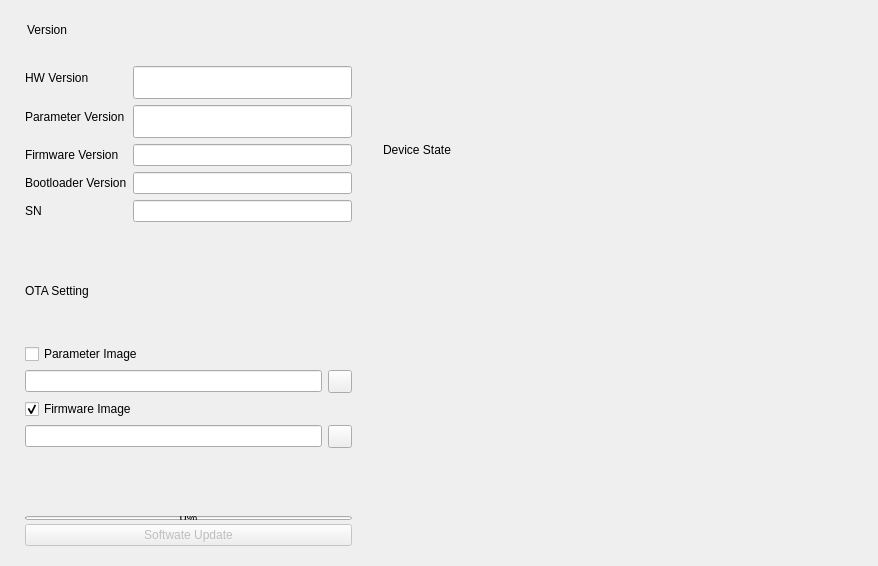
       <widget class="QWidget" name="MCU_TAB">
        <attribute name="title">
         <string>Controller</string>
        </attribute>
        <layout class="QHBoxLayout" name="horizontalLayout_13">
         <item>
          <widget class="CardWidget" name="SettingCard_2">
           <property name="sizePolicy">
            <sizepolicy hsizetype="Preferred" vsizetype="Expanding">
             <horstretch>0</horstretch>
             <verstretch>0</verstretch>
            </sizepolicy>
           </property>
           <property name="minimumSize">
            <size>
             <width>350</width>
             <height>0</height>
            </size>
           </property>
           <property name="maximumSize">
            <size>
             <width>400</width>
             <height>16777215</height>
            </size>
           </property>
           <property name="styleSheet">
            <string notr="true"/>
           </property>
           <layout class="QVBoxLayout" name="verticalLayout_5">
            <item>
             <layout class="QVBoxLayout" name="verticalLayout_13">
              <item>
               <layout class="QHBoxLayout" name="horizontalLayout_9">
                <property name="leftMargin">
                 <number>5</number>
                </property>
                <item>
                 <spacer name="horizontalSpacer_11">
                  <property name="orientation">
                   <enum>Qt::Horizontal</enum>
                  </property>
                  <property name="sizeType">
                   <enum>QSizePolicy::Fixed</enum>
                  </property>
                  <property name="sizeHint" stdset="0">
                   <size>
                    <width>2</width>
                    <height>20</height>
                   </size>
                  </property>
                 </spacer>
                </item>
                <item>
                 <widget class="StrongBodyLabel" name="ParamConfLabel_2">
                  <property name="text">
                   <string>Version</string>
                  </property>
                 </widget>
                </item>
                <item>
                 <spacer name="horizontalSpacer_7">
                  <property name="orientation">
                   <enum>Qt::Horizontal</enum>
                  </property>
                  <property name="sizeHint" stdset="0">
                   <size>
                    <width>40</width>
                    <height>20</height>
                   </size>
                  </property>
                 </spacer>
                </item>
               </layout>
              </item>
              <item>
               <layout class="QVBoxLayout" name="verticalLayout_7">
                <property name="leftMargin">
                 <number>5</number>
                </property>
                <property name="topMargin">
                 <number>10</number>
                </property>
                <item>
                 <layout class="QFormLayout" name="formLayout_2">
                  <property name="topMargin">
                   <number>10</number>
                  </property>
                  <property name="bottomMargin">
                   <number>10</number>
                  </property>
                  <item row="0" column="0">
                   <widget class="BodyLabel" name="BodyLabel_PID_2">
                    <property name="sizePolicy">
                     <sizepolicy hsizetype="Expanding" vsizetype="Preferred">
                      <horstretch>0</horstretch>
                      <verstretch>0</verstretch>
                     </sizepolicy>
                    </property>
                    <property name="minimumSize">
                     <size>
                      <width>0</width>
                      <height>0</height>
                     </size>
                    </property>
                    <property name="maximumSize">
                     <size>
                      <width>16777215</width>
                      <height>16777215</height>
                     </size>
                    </property>
                    <property name="text">
                     <string>HW Version</string>
                    </property>
                   </widget>
                  </item>
                  <item row="0" column="1">
                   <widget class="LineEdit" name="HWVersion_2">
                    <property name="sizePolicy">
                     <sizepolicy hsizetype="Expanding" vsizetype="Fixed">
                      <horstretch>0</horstretch>
                      <verstretch>0</verstretch>
                     </sizepolicy>
                    </property>
                    <property name="minimumSize">
                     <size>
                      <width>180</width>
                      <height>33</height>
                     </size>
                    </property>
                    <property name="text">
                     <string/>
                    </property>
                    <property name="readOnly">
                     <bool>true</bool>
                    </property>
                    <property name="clearButtonEnabled">
                     <bool>false</bool>
                    </property>
                   </widget>
                  </item>
                  <item row="2" column="0">
                   <widget class="BodyLabel" name="BodyLabel_4">
                    <property name="text">
                     <string>Firmware Version</string>
                    </property>
                   </widget>
                  </item>
                  <item row="2" column="1">
                   <widget class="LineEdit" name="FirmwareVersion_2">
                    <property name="readOnly">
                     <bool>true</bool>
                    </property>
                   </widget>
                  </item>
                  <item row="3" column="0">
                   <widget class="BodyLabel" name="BodyLabel_5">
                    <property name="text">
                     <string>Bootloader Version</string>
                    </property>
                   </widget>
                  </item>
                  <item row="3" column="1">
                   <widget class="LineEdit" name="BootVersion_2">
                    <property name="readOnly">
                     <bool>true</bool>
                    </property>
                   </widget>
                  </item>
                  <item row="4" column="0">
                   <widget class="BodyLabel" name="BodyLabel_6">
                    <property name="text">
                     <string>SN</string>
                    </property>
                   </widget>
                  </item>
                  <item row="4" column="1">
                   <widget class="LineEdit" name="SN_2">
                    <property name="readOnly">
                     <bool>true</bool>
                    </property>
                   </widget>
                  </item>
                  <item row="1" column="0">
                   <widget class="BodyLabel" name="BodyLabel_MAC_2">
                    <property name="sizePolicy">
                     <sizepolicy hsizetype="Expanding" vsizetype="Preferred">
                      <horstretch>0</horstretch>
                      <verstretch>0</verstretch>
                     </sizepolicy>
                    </property>
                    <property name="minimumSize">
                     <size>
                      <width>39</width>
                      <height>0</height>
                     </size>
                    </property>
                    <property name="maximumSize">
                     <size>
                      <width>16777215</width>
                      <height>16777215</height>
                     </size>
                    </property>
                    <property name="text">
                     <string>Parameter Version</string>
                    </property>
                   </widget>
                  </item>
                  <item row="1" column="1">
                   <widget class="LineEdit" name="ParameterVersion_2">
                    <property name="sizePolicy">
                     <sizepolicy hsizetype="Expanding" vsizetype="Fixed">
                      <horstretch>0</horstretch>
                      <verstretch>0</verstretch>
                     </sizepolicy>
                    </property>
                    <property name="minimumSize">
                     <size>
                      <width>154</width>
                      <height>33</height>
                     </size>
                    </property>
                    <property name="text">
                     <string/>
                    </property>
                    <property name="readOnly">
                     <bool>true</bool>
                    </property>
                    <property name="clearButtonEnabled">
                     <bool>true</bool>
                    </property>
                   </widget>
                  </item>
                 </layout>
                </item>
                <item>
                 <spacer name="verticalSpacer_6">
                  <property name="orientation">
                   <enum>Qt::Vertical</enum>
                  </property>
                  <property name="sizeHint" stdset="0">
                   <size>
                    <width>20</width>
                    <height>40</height>
                   </size>
                  </property>
                 </spacer>
                </item>
                <item>
                 <widget class="HorizontalSeparator" name="HorizontalSeparator_2"/>
                </item>
                <item>
                 <widget class="StrongBodyLabel" name="StrongBodyLabel_2">
                  <property name="sizePolicy">
                   <sizepolicy hsizetype="Preferred" vsizetype="Expanding">
                    <horstretch>0</horstretch>
                    <verstretch>0</verstretch>
                   </sizepolicy>
                  </property>
                  <property name="minimumSize">
                   <size>
                    <width>0</width>
                    <height>0</height>
                   </size>
                  </property>
                  <property name="text">
                   <string>OTA Setting</string>
                  </property>
                 </widget>
                </item>
                <item>
                 <spacer name="verticalSpacer_7">
                  <property name="orientation">
                   <enum>Qt::Vertical</enum>
                  </property>
                  <property name="sizeHint" stdset="0">
                   <size>
                    <width>20</width>
                    <height>40</height>
                   </size>
                  </property>
                 </spacer>
                </item>
                <item>
                 <widget class="CheckBox" name="CheckBox_Param_2">
                  <property name="enabled">
                   <bool>true</bool>
                  </property>
                  <property name="text">
                   <string>Parameter Image</string>
                  </property>
                  <property name="iconSize">
                   <size>
                    <width>8</width>
                    <height>8</height>
                   </size>
                  </property>
                 </widget>
                </item>
                <item>
                 <layout class="QHBoxLayout" name="ParamFileLayOut_2">
                  <property name="topMargin">
                   <number>0</number>
                  </property>
                  <item>
                   <widget class="LineEdit" name="ParamFileName_2"/>
                  </item>
                  <item>
                   <widget class="ToolButton" name="ParamFileToolButton_2">
                    <property name="text">
                     <string/>
                    </property>
                   </widget>
                  </item>
                 </layout>
                </item>
                <item>
                 <widget class="CheckBox" name="CheckBox_Firmware_2">
                  <property name="text">
                   <string>Firmware Image</string>
                  </property>
                  <property name="checked">
                   <bool>true</bool>
                  </property>
                 </widget>
                </item>
                <item>
                 <layout class="QHBoxLayout" name="FirmFileLayOut_2">
                  <property name="topMargin">
                   <number>0</number>
                  </property>
                  <item>
                   <widget class="LineEdit" name="FirmFileName_2"/>
                  </item>
                  <item>
                   <widget class="ToolButton" name="FirmFileToolButton_2"/>
                  </item>
                 </layout>
                </item>
                <item>
                 <spacer name="verticalSpacer_8">
                  <property name="orientation">
                   <enum>Qt::Vertical</enum>
                  </property>
                  <property name="sizeHint" stdset="0">
                   <size>
                    <width>20</width>
                    <height>40</height>
                   </size>
                  </property>
                 </spacer>
                </item>
                <item>
                 <widget class="BodyLabel" name="OTAStateLabel_2">
                  <property name="text">
                   <string/>
                  </property>
                  <property name="alignment">
                   <set>Qt::AlignCenter</set>
                  </property>
                 </widget>
                </item>
                <item>
                 <widget class="ProgressBar" name="UpdateProgressBar_2">
                  <property name="sizePolicy">
                   <sizepolicy hsizetype="Expanding" vsizetype="Minimum">
                    <horstretch>0</horstretch>
                    <verstretch>0</verstretch>
                   </sizepolicy>
                  </property>
                  <property name="minimumSize">
                   <size>
                    <width>0</width>
                    <height>4</height>
                   </size>
                  </property>
                  <property name="maximumSize">
                   <size>
                    <width>16777215</width>
                    <height>0</height>
                   </size>
                  </property>
                  <property name="baseSize">
                   <size>
                    <width>0</width>
                    <height>0</height>
                   </size>
                  </property>
                  <property name="autoFillBackground">
                   <bool>false</bool>
                  </property>
                  <property name="value">
                   <number>0</number>
                  </property>
                  <property name="textVisible">
                   <bool>true</bool>
                  </property>
                  <property name="orientation">
                   <enum>Qt::Horizontal</enum>
                  </property>
                  <property name="invertedAppearance">
                   <bool>false</bool>
                  </property>
                  <property name="textDirection">
                   <enum>QProgressBar::TopToBottom</enum>
                  </property>
                  <property name="useAni">
                   <bool>false</bool>
                  </property>
                  <property name="val">
                   <double>0.000000000000000</double>
                  </property>
                 </widget>
                </item>
                <item>
                 <widget class="PrimaryPushButton" name="ButtonStartOTA_2">
                  <property name="enabled">
                   <bool>false</bool>
                  </property>
                  <property name="sizePolicy">
                   <sizepolicy hsizetype="Expanding" vsizetype="Fixed">
                    <horstretch>0</horstretch>
                    <verstretch>0</verstretch>
                   </sizepolicy>
                  </property>
                  <property name="text">
                   <string>Softwate Update</string>
                  </property>
                  <property name="autoDefault">
                   <bool>true</bool>
                  </property>
                 </widget>
                </item>
               </layout>
              </item>
             </layout>
            </item>
           </layout>
          </widget>
         </item>
         <item>
          <widget class="CardWidget" name="DeviceCard_2">
           <property name="sizePolicy">
            <sizepolicy hsizetype="Preferred" vsizetype="Preferred">
             <horstretch>0</horstretch>
             <verstretch>0</verstretch>
            </sizepolicy>
           </property>
           <property name="minimumSize">
            <size>
             <width>500</width>
             <height>0</height>
            </size>
           </property>
           <property name="maximumSize">
            <size>
             <width>16777215</width>
             <height>16777215</height>
            </size>
           </property>
           <layout class="QVBoxLayout" name="verticalLayout_8">
            <property name="sizeConstraint">
             <enum>QLayout::SetDefaultConstraint</enum>
            </property>
            <item>
             <layout class="QVBoxLayout" name="verticalLayout_9" stretch="0,0">
              <property name="sizeConstraint">
               <enum>QLayout::SetMinAndMaxSize</enum>
              </property>
              <item>
               <layout class="QHBoxLayout" name="horizontalLayout_12">
                <property name="leftMargin">
                 <number>5</number>
                </property>
                <item>
                 <spacer name="horizontalSpacer_12">
                  <property name="orientation">
                   <enum>Qt::Horizontal</enum>
                  </property>
                  <property name="sizeType">
                   <enum>QSizePolicy::Fixed</enum>
                  </property>
                  <property name="sizeHint" stdset="0">
                   <size>
                    <width>2</width>
                    <height>20</height>
                   </size>
                  </property>
                 </spacer>
                </item>
                <item>
                 <widget class="StrongBodyLabel" name="DataProgressLabel_2">
                  <property name="text">
                   <string>Device State</string>
                  </property>
                 </widget>
                </item>
                <item>
                 <spacer name="horizontalSpacer_13">
                  <property name="orientation">
                   <enum>Qt::Horizontal</enum>
                  </property>
                  <property name="sizeHint" stdset="0">
                   <size>
                    <width>40</width>
                    <height>20</height>
                   </size>
                  </property>
                 </spacer>
                </item>
               </layout>
              </item>
              <item>
               <layout class="QVBoxLayout" name="DeviceStateLayout_2">
                <property name="leftMargin">
                 <number>6</number>
                </property>
                <property name="topMargin">
                 <number>6</number>
                </property>
                <property name="rightMargin">
                 <number>0</number>
                </property>
                <item>
                 <layout class="QHBoxLayout" name="horizontalLayout_24">
                  <property name="topMargin">
                   <number>5</number>
                  </property>
                  <item>
                   <widget class="IconInfoBadge" name="connStateIcon_2">
                    <property name="textFormat">
                     <enum>Qt::AutoText</enum>
                    </property>
                    <property name="level" stdset="0">
                     <string>Success</string>
                    </property>
                   </widget>
                  </item>
                  <item>
                   <widget class="BodyLabel" name="connStateLabel_2">
                    <property name="sizePolicy">
                     <sizepolicy hsizetype="Fixed" vsizetype="Preferred">
                      <horstretch>0</horstretch>
                      <verstretch>0</verstretch>
                     </sizepolicy>
                    </property>
                    <property name="minimumSize">
                     <size>
                      <width>0</width>
                      <height>0</height>
                     </size>
                    </property>
                    <property name="text">
                     <string/>
                    </property>
                    <property name="alignment">
                     <set>Qt::AlignLeading|Qt::AlignLeft|Qt::AlignTop</set>
                    </property>
                   </widget>
                  </item>
                  <item>
                   <spacer name="horizontalSpacer_2">
                    <property name="orientation">
                     <enum>Qt::Horizontal</enum>
                    </property>
                    <property name="sizeHint" stdset="0">
                     <size>
                      <width>40</width>
                      <height>20</height>
                     </size>
                    </property>
                   </spacer>
                  </item>
                 </layout>
                </item>
               </layout>
              </item>
             </layout>
            </item>
           </layout>
          </widget>
         </item>
        </layout>
       </widget>
